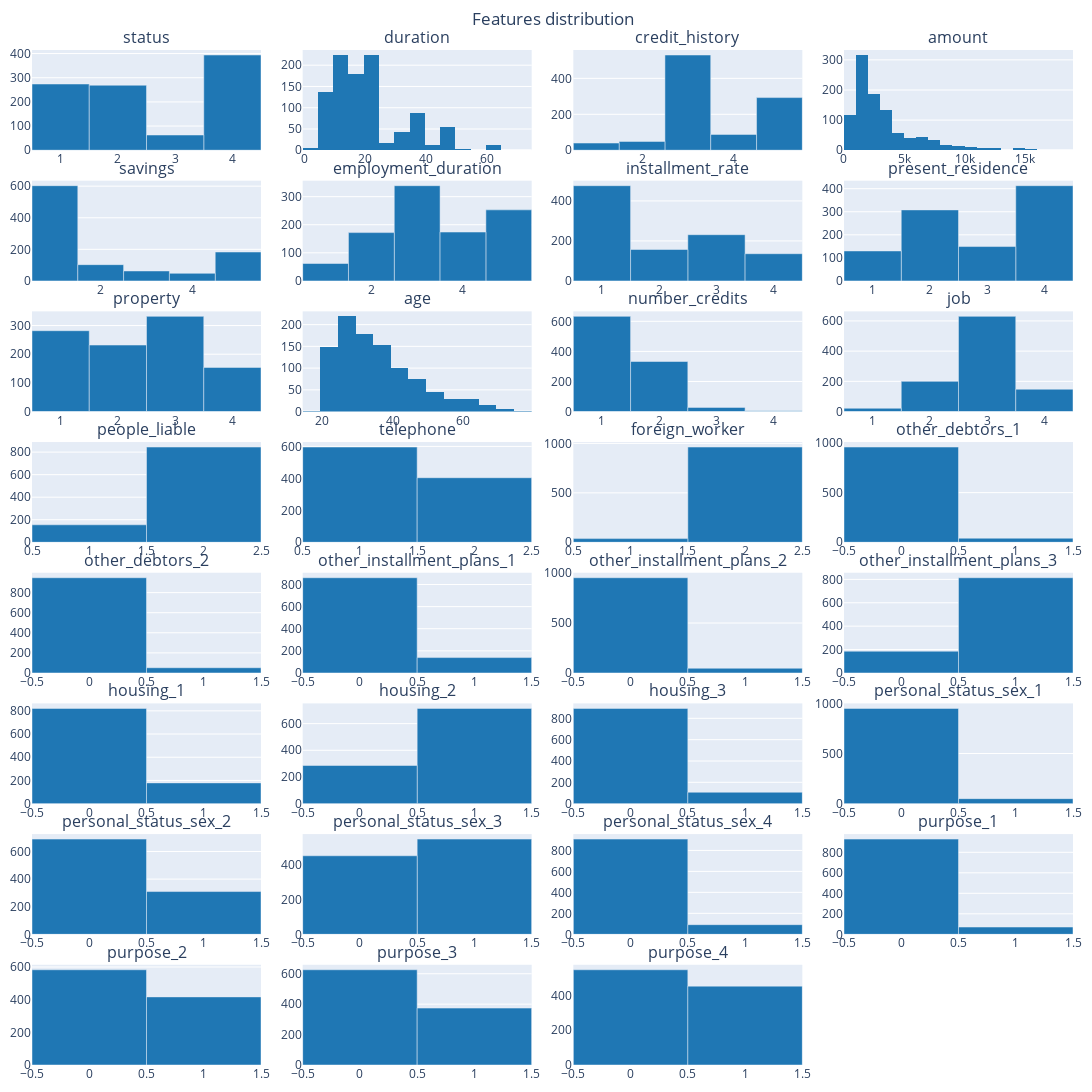

Notebook code for this chart:
### Code cell
numerical_features = ["age", "duration", "amount"]
titles = tuple(pre_df.keys()[0:-1])
rows = math.ceil(len(titles)/4)
layout = get_layout("Features distribution", height=1200/4*rows)
fig = make_subplots(rows=rows, cols=4, subplot_titles=titles, vertical_spacing=0.03, horizontal_spacing=0.04)
for index,feature in enumerate(titles):
    if feature not in numerical_features:
        y = pre_df[feature].value_counts()
        fig.add_trace(go.Bar(x=[x for x in y.index], y=y.values, marker = dict(color = colors[0])) ,row=index//4+1, col=index%4+1)
    else:
        trace = go.Histogram(x=pre_df[feature], nbinsx=20, marker = dict(color = colors[0]) )
        fig.add_trace(trace ,row=index//4+1, col=index%4+1)
fig.update_layout(layout)
fig.show()      
if SAVE_IMAGES:
    pio.write_image(fig, f"{images_folder}/distributions_preprocessed.png")

### Figure 1 — Plotly figure (JSON) as saved in the notebook; plotly's stock layout.template omitted (floating-point values rounded to 4 significant figures; data arrays with more than 128 entries replaced by an {"elided": "..."} marker saying what was removed)
{"data": [{"marker": {"color": "rgb(31, 119, 180)"}, "type": "bar", "x": [4, 1, 2, 3], "xaxis": "x", "y": [394, 274, 269, 63], "yaxis": "y"}, {"marker": {"color": "rgb(31, 119, 180)"}, "nbinsx": 20, "type": "histogram", "x": {"elided": "1000 int values"}, "xaxis": "x2", "yaxis": "y2"}, {"marker": {"color": "rgb(31, 119, 180)"}, "type": "bar", "x": [3, 5, 4, 2, 1], "xaxis": "x3", "y": [530, 293, 88, 49, 40], "yaxis": "y3"}, {"marker": {"color": "rgb(31, 119, 180)"}, "nbinsx": 20, "type": "histogram", "x": {"elided": "1000 int values"}, "xaxis": "x4", "yaxis": "y4"}, {"marker": {"color": "rgb(31, 119, 180)"}, "type": "bar", "x": [1, 5, 2, 3, 4], "xaxis": "x5", "y": [603, 183, 103, 63, 48], "yaxis": "y5"}, {"marker": {"color": "rgb(31, 119, 180)"}, "type": "bar", "x": [3, 5, 4, 2, 1], "xaxis": "x6", "y": [339, 253, 174, 172, 62], "yaxis": "y6"}, {"marker": {"color": "rgb(31, 119, 180)"}, "type": "bar", "x": [1, 3, 2, 4], "xaxis": "x7", "y": [476, 231, 157, 136], "yaxis": "y7"}, {"marker": {"color": "rgb(31, 119, 180)"}, "type": "bar", "x": [4, 2, 3, 1], "xaxis": "x8", "y": [413, 308, 149, 130], "yaxis": "y8"}, {"marker": {"color": "rgb(31, 119, 180)"}, "type": "bar", "x": [3, 1, 2, 4], "xaxis": "x9", "y": [332, 282, 232, 154], "yaxis": "y9"}, {"marker": {"color": "rgb(31, 119, 180)"}, "nbinsx": 20, "type": "histogram", "x": {"elided": "1000 int values"}, "xaxis": "x10", "yaxis": "y10"}, {"marker": {"color": "rgb(31, 119, 180)"}, "type": "bar", "x": [1, 2, 3, 4], "xaxis": "x11", "y": [633, 333, 28, 6], "yaxis": "y11"}, {"marker": {"color": "rgb(31, 119, 180)"}, "type": "bar", "x": [3, 2, 4, 1], "xaxis": "x12", "y": [630, 200, 148, 22], "yaxis": "y12"}, {"marker": {"color": "rgb(31, 119, 180)"}, "type": "bar", "x": [2, 1], "xaxis": "x13", "y": [845, 155], "yaxis": "y13"}, {"marker": {"color": "rgb(31, 119, 180)"}, "type": "bar", "x": [1, 2], "xaxis": "x14", "y": [596, 404], "yaxis": "y14"}, {"marker": {"color": "rgb(31, 119, 180)"}, "type": "bar", "x": [2, 1], "xaxis": "x15", "y": [963, 37], "yaxis": "y15"}, {"marker": {"color": "rgb(31, 119, 180)"}, "type": "bar", "x": [0, 1], "xaxis": "x16", "y": [959, 41], "yaxis": "y16"}, {"marker": {"color": "rgb(31, 119, 180)"}, "type": "bar", "x": [0, 1], "xaxis": "x17", "y": [948, 52], "yaxis": "y17"}, {"marker": {"color": "rgb(31, 119, 180)"}, "type": "bar", "x": [0, 1], "xaxis": "x18", "y": [861, 139], "yaxis": "y18"}, {"marker": {"color": "rgb(31, 119, 180)"}, "type": "bar", "x": [0, 1], "xaxis": "x19", "y": [953, 47], "yaxis": "y19"}, {"marker": {"color": "rgb(31, 119, 180)"}, "type": "bar", "x": [1, 0], "xaxis": "x20", "y": [814, 186], "yaxis": "y20"}, {"marker": {"color": "rgb(31, 119, 180)"}, "type": "bar", "x": [0, 1], "xaxis": "x21", "y": [821, 179], "yaxis": "y21"}, {"marker": {"color": "rgb(31, 119, 180)"}, "type": "bar", "x": [1, 0], "xaxis": "x22", "y": [714, 286], "yaxis": "y22"}, {"marker": {"color": "rgb(31, 119, 180)"}, "type": "bar", "x": [0, 1], "xaxis": "x23", "y": [893, 107], "yaxis": "y23"}, {"marker": {"color": "rgb(31, 119, 180)"}, "type": "bar", "x": [0, 1], "xaxis": "x24", "y": [950, 50], "yaxis": "y24"}, {"marker": {"color": "rgb(31, 119, 180)"}, "type": "bar", "x": [0, 1], "xaxis": "x25", "y": [690, 310], "yaxis": "y25"}, {"marker": {"color": "rgb(31, 119, 180)"}, "type": "bar", "x": [1, 0], "xaxis": "x26", "y": [548, 452], "yaxis": "y26"}, {"marker": {"color": "rgb(31, 119, 180)"}, "type": "bar", "x": [0, 1], "xaxis": "x27", "y": [908, 92], "yaxis": "y27"}, {"marker": {"color": "rgb(31, 119, 180)"}, "type": "bar", "x": [0, 1], "xaxis": "x28", "y": [929, 71], "yaxis": "y28"}, {"marker": {"color": "rgb(31, 119, 180)"}, "type": "bar", "x": [0, 1], "xaxis": "x29", "y": [583, 417], "yaxis": "y29"}, {"marker": {"color": "rgb(31, 119, 180)"}, "type": "bar", "x": [0, 1], "xaxis": "x30", "y": [626, 374], "yaxis": "y30"}, {"marker": {"color": "rgb(31, 119, 180)"}, "type": "bar", "x": [0, 1], "xaxis": "x31", "y": [547, 453], "yaxis": "y31"}], "layout": {"annotations": [{"font": {"size": 16}, "showarrow": false, "text": "status", "x": 0.11, "xanchor": "center", "xref": "paper", "y": 1, "yanchor": "bottom", "yref": "paper"}, {"font": {"size": 16}, "showarrow": false, "text": "duration", "x": 0.37, "xanchor": "center", "xref": "paper", "y": 1, "yanchor": "bottom", "yref": "paper"}, {"font": {"size": 16}, "showarrow": false, "text": "credit_history", "x": 0.63, "xanchor": "center", "xref": "paper", "y": 1, "yanchor": "bottom", "yref": "paper"}, {"font": {"size": 16}, "showarrow": false, "text": "amount", "x": 0.89, "xanchor": "center", "xref": "paper", "y": 1, "yanchor": "bottom", "yref": "paper"}, {"font": {"size": 16}, "showarrow": false, "text": "savings", "x": 0.11, "xanchor": "center", "xref": "paper", "y": 0.8712, "yanchor": "bottom", "yref": "paper"}, {"font": {"size": 16}, "showarrow": false, "text": "employment_duration", "x": 0.37, "xanchor": "center", "xref": "paper", "y": 0.8712, "yanchor": "bottom", "yref": "paper"}, {"font": {"size": 16}, "showarrow": false, "text": "installment_rate", "x": 0.63, "xanchor": "center", "xref": "paper", "y": 0.8712, "yanchor": "bottom", "yref": "paper"}, {"font": {"size": 16}, "showarrow": false, "text": "present_residence", "x": 0.89, "xanchor": "center", "xref": "paper", "y": 0.8712, "yanchor": "bottom", "yref": "paper"}, {"font": {"size": 16}, "showarrow": false, "text": "property", "x": 0.11, "xanchor": "center", "xref": "paper", "y": 0.7425, "yanchor": "bottom", "yref": "paper"}, {"font": {"size": 16}, "showarrow": false, "text": "age", "x": 0.37, "xanchor": "center", "xref": "paper", "y": 0.7425, "yanchor": "bottom", "yref": "paper"}, {"font": {"size": 16}, "showarrow": false, "text": "number_credits", "x": 0.63, "xanchor": "center", "xref": "paper", "y": 0.7425, "yanchor": "bottom", "yref": "paper"}, {"font": {"size": 16}, "showarrow": false, "text": "job", "x": 0.89, "xanchor": "center", "xref": "paper", "y": 0.7425, "yanchor": "bottom", "yref": "paper"}, {"font": {"size": 16}, "showarrow": false, "text": "people_liable", "x": 0.11, "xanchor": "center", "xref": "paper", "y": 0.6138, "yanchor": "bottom", "yref": "paper"}, {"font": {"size": 16}, "showarrow": false, "text": "telephone", "x": 0.37, "xanchor": "center", "xref": "paper", "y": 0.6138, "yanchor": "bottom", "yref": "paper"}, {"font": {"size": 16}, "showarrow": false, "text": "foreign_worker", "x": 0.63, "xanchor": "center", "xref": "paper", "y": 0.6138, "yanchor": "bottom", "yref": "paper"}, {"font": {"size": 16}, "showarrow": false, "text": "other_debtors_1", "x": 0.89, "xanchor": "center", "xref": "paper", "y": 0.6138, "yanchor": "bottom", "yref": "paper"}, {"font": {"size": 16}, "showarrow": false, "text": "other_debtors_2", "x": 0.11, "xanchor": "center", "xref": "paper", "y": 0.485, "yanchor": "bottom", "yref": "paper"}, {"font": {"size": 16}, "showarrow": false, "text": "other_installment_plans_1", "x": 0.37, "xanchor": "center", "xref": "paper", "y": 0.485, "yanchor": "bottom", "yref": "paper"}, {"font": {"size": 16}, "showarrow": false, "text": "other_installment_plans_2", "x": 0.63, "xanchor": "center", "xref": "paper", "y": 0.485, "yanchor": "bottom", "yref": "paper"}, {"font": {"size": 16}, "showarrow": false, "text": "other_installment_plans_3", "x": 0.89, "xanchor": "center", "xref": "paper", "y": 0.485, "yanchor": "bottom", "yref": "paper"}, {"font": {"size": 16}, "showarrow": false, "text": "housing_1", "x": 0.11, "xanchor": "center", "xref": "paper", "y": 0.3563, "yanchor": "bottom", "yref": "paper"}, {"font": {"size": 16}, "showarrow": false, "text": "housing_2", "x": 0.37, "xanchor": "center", "xref": "paper", "y": 0.3563, "yanchor": "bottom", "yref": "paper"}, {"font": {"size": 16}, "showarrow": false, "text": "housing_3", "x": 0.63, "xanchor": "center", "xref": "paper", "y": 0.3563, "yanchor": "bottom", "yref": "paper"}, {"font": {"size": 16}, "showarrow": false, "text": "personal_status_sex_1", "x": 0.89, "xanchor": "center", "xref": "paper", "y": 0.3563, "yanchor": "bottom", "yref": "paper"}, {"font": {"size": 16}, "showarrow": false, "text": "personal_status_sex_2", "x": 0.11, "xanchor": "center", "xref": "paper", "y": 0.2275, "yanchor": "bottom", "yref": "paper"}, {"font": {"size": 16}, "showarrow": false, "text": "personal_status_sex_3", "x": 0.37, "xanchor": "center", "xref": "paper", "y": 0.2275, "yanchor": "bottom", "yref": "paper"}, {"font": {"size": 16}, "showarrow": false, "text": "personal_status_sex_4", "x": 0.63, "xanchor": "center", "xref": "paper", "y": 0.2275, "yanchor": "bottom", "yref": "paper"}, {"font": {"size": 16}, "showarrow": false, "text": "purpose_1", "x": 0.89, "xanchor": "center", "xref": "paper", "y": 0.2275, "yanchor": "bottom", "yref": "paper"}, {"font": {"size": 16}, "showarrow": false, "text": "purpose_2", "x": 0.11, "xanchor": "center", "xref": "paper", "y": 0.09875, "yanchor": "bottom", "yref": "paper"}, {"font": {"size": 16}, "showarrow": false, "text": "purpose_3", "x": 0.37, "xanchor": "center", "xref": "paper", "y": 0.09875, "yanchor": "bottom", "yref": "paper"}, {"font": {"size": 16}, "showarrow": false, "text": "purpose_4", "x": 0.63, "xanchor": "center", "xref": "paper", "y": 0.09875, "yanchor": "bottom", "yref": "paper"}], "autosize": true, "height": 2400, "margin": {"b": 10, "l": 10, "r": 10, "t": 50}, "showlegend": false, "title": {"text": "Features distribution", "x": 0.5, "xref": "paper"}, "width": 1100, "xaxis": {"anchor": "y", "automargin": true, "domain": [0, 0.22], "tickangle": 0}, "xaxis10": {"anchor": "y10", "domain": [0.26, 0.48]}, "xaxis11": {"anchor": "y11", "domain": [0.52, 0.74]}, "xaxis12": {"anchor": "y12", "domain": [0.78, 1]}, "xaxis13": {"anchor": "y13", "domain": [0, 0.22]}, "xaxis14": {"anchor": "y14", "domain": [0.26, 0.48]}, "xaxis15": {"anchor": "y15", "domain": [0.52, 0.74]}, "xaxis16": {"anchor": "y16", "domain": [0.78, 1]}, "xaxis17": {"anchor": "y17", "domain": [0, 0.22]}, "xaxis18": {"anchor": "y18", "domain": [0.26, 0.48]}, "xaxis19": {"anchor": "y19", "domain": [0.52, 0.74]}, "xaxis2": {"anchor": "y2", "domain": [0.26, 0.48]}, "xaxis20": {"anchor": "y20", "domain": [0.78, 1]}, "xaxis21": {"anchor": "y21", "domain": [0, 0.22]}, "xaxis22": {"anchor": "y22", "domain": [0.26, 0.48]}, "xaxis23": {"anchor": "y23", "domain": [0.52, 0.74]}, "xaxis24": {"anchor": "y24", "domain": [0.78, 1]}, "xaxis25": {"anchor": "y25", "domain": [0, 0.22]}, "xaxis26": {"anchor": "y26", "domain": [0.26, 0.48]}, "xaxis27": {"anchor": "y27", "domain": [0.52, 0.74]}, "xaxis28": {"anchor": "y28", "domain": [0.78, 1]}, "xaxis29": {"anchor": "y29", "domain": [0, 0.22]}, "xaxis3": {"anchor": "y3", "domain": [0.52, 0.74]}, "xaxis30": {"anchor": "y30", "domain": [0.26, 0.48]}, "xaxis31": {"anchor": "y31", "domain": [0.52, 0.74]}, "xaxis32": {"anchor": "y32", "domain": [0.78, 1]}, "xaxis4": {"anchor": "y4", "domain": [0.78, 1]}, "xaxis5": {"anchor": "y5", "domain": [0, 0.22]}, "xaxis6": {"anchor": "y6", "domain": [0.26, 0.48]}, "xaxis7": {"anchor": "y7", "domain": [0.52, 0.74]}, "xaxis8": {"anchor": "y8", "domain": [0.78, 1]}, "xaxis9": {"anchor": "y9", "domain": [0, 0.22]}, "yaxis": {"anchor": "x", "automargin": true, "domain": [0.9012, 1]}, "yaxis10": {"anchor": "x10", "domain": [0.6438, 0.7425]}, "yaxis11": {"anchor": "x11", "domain": [0.6438, 0.7425]}, "yaxis12": {"anchor": "x12", "domain": [0.6438, 0.7425]}, "yaxis13": {"anchor": "x13", "domain": [0.515, 0.6138]}, "yaxis14": {"anchor": "x14", "domain": [0.515, 0.6138]}, "yaxis15": {"anchor": "x15", "domain": [0.515, 0.6138]}, "yaxis16": {"anchor": "x16", "domain": [0.515, 0.6138]}, "yaxis17": {"anchor": "x17", "domain": [0.3862, 0.485]}, "yaxis18": {"anchor": "x18", "domain": [0.3862, 0.485]}, "yaxis19": {"anchor": "x19", "domain": [0.3862, 0.485]}, "yaxis2": {"anchor": "x2", "domain": [0.9012, 1]}, "yaxis20": {"anchor": "x20", "domain": [0.3862, 0.485]}, "yaxis21": {"anchor": "x21", "domain": [0.2575, 0.3563]}, "yaxis22": {"anchor": "x22", "domain": [0.2575, 0.3563]}, "yaxis23": {"anchor": "x23", "domain": [0.2575, 0.3563]}, "yaxis24": {"anchor": "x24", "domain": [0.2575, 0.3563]}, "yaxis25": {"anchor": "x25", "domain": [0.1288, 0.2275]}, "yaxis26": {"anchor": "x26", "domain": [0.1288, 0.2275]}, "yaxis27": {"anchor": "x27", "domain": [0.1288, 0.2275]}, "yaxis28": {"anchor": "x28", "domain": [0.1288, 0.2275]}, "yaxis29": {"anchor": "x29", "domain": [0, 0.09875]}, "yaxis3": {"anchor": "x3", "domain": [0.9012, 1]}, "yaxis30": {"anchor": "x30", "domain": [0, 0.09875]}, "yaxis31": {"anchor": "x31", "domain": [0, 0.09875]}, "yaxis32": {"anchor": "x32", "domain": [0, 0.09875]}, "yaxis4": {"anchor": "x4", "domain": [0.9012, 1]}, "yaxis5": {"anchor": "x5", "domain": [0.7725, 0.8712]}, "yaxis6": {"anchor": "x6", "domain": [0.7725, 0.8712]}, "yaxis7": {"anchor": "x7", "domain": [0.7725, 0.8712]}, "yaxis8": {"anchor": "x8", "domain": [0.7725, 0.8712]}, "yaxis9": {"anchor": "x9", "domain": [0.6438, 0.7425]}}}
